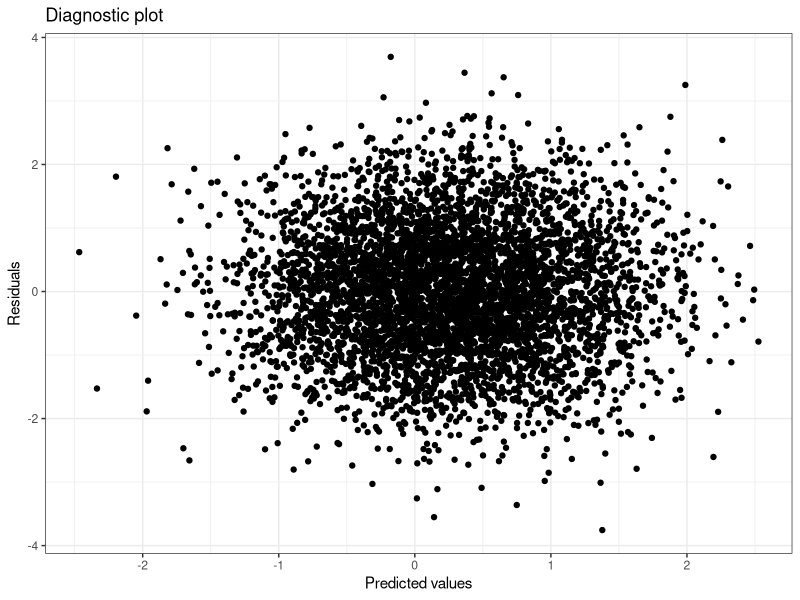

Here is the R script that generated this plot:
## ---- chunk 1
# Keep this setup code chunk also in your problem set.
# Also, use this line to load the packages that are needed
library(tidyverse)
library(kableExtra)
library(DiagrammeR)
knitr::opts_chunk$set(echo = TRUE, message=FALSE, warning = FALSE)
## ---- chunk 2
library("DiagrammeR", quietly = TRUE)

# Learn the DiagrammeR package here: 
# https://rich-iannone.github.io/DiagrammeR/#features

grViz("
      digraph boxes_and_circles {
      
      # add nodes (variables):
      # Exogenous variables are circles
      node [shape = circle]
      X; e
      
      # Endogenous variables are squares
      node [shape = square]
      Y
      
      # Connect nodes with edges
      X -> Y; e -> Y
      }
")
## ---- chunk 3

set.seed(9032021) # For reproducibility (I like to use dates as seed)

df <- tibble(     # `tibble()` creates a data frame, similar to `base::data.frame()`
  
  # Exogenous variable & error term:
  x = rnorm(n = 5000, mean = 0, sd = 1),    # rnorm(n, mean, sd), arguments not repeated below 
  e = rnorm(5000, 0, 1)
)

#Population parameters
a <- 0.3
b <- 0.7

# Dependent variable:
df <- df %>% 
  mutate(                          # mutate() creates new variables within a data frame
  y = a + b * x + e
) %>% 
  relocate(y, x, e)                # to reorder the variables
## ---- chunk 4
df
## ---- chunk 5
fit <- lm(y ~ x, data = df)

summary(fit)    # `summary()` produces a quick regression table
coef(fit)       # You can extract the coefficients with `coef()`

# We can also compute the predicted values (yhat) and the residuals:
df <- df %>% 
  mutate(
    yhat = predict(fit), 
    resid = residuals(fit)
  )
df

# Plotting the residuals and predicted values is a classic diagnostic plot.
# Values should be dispersed around 0 without any visible pattern:
ggplot(data = df, aes(y = resid, x = yhat)) + 
  geom_point() + 
  labs(title = "Diagnostic plot", y = "Residuals", x = "Predicted values") + 
  theme_bw()

## ---- chunk 6
# Parameters
c(a, b)

# Estimates
coef(fit)
## ---- chunk 7

## ---- chunk 8
